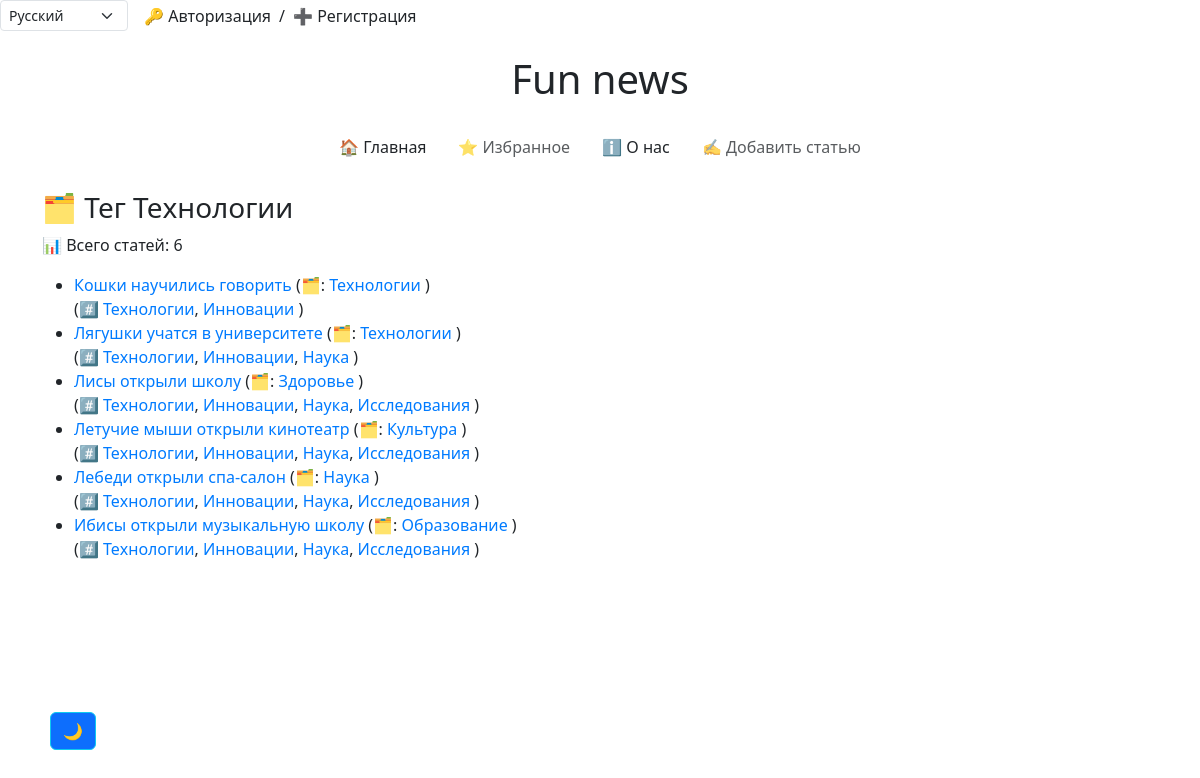
Page /ru/news/news/tag/Технологии/ on the earlier database version.
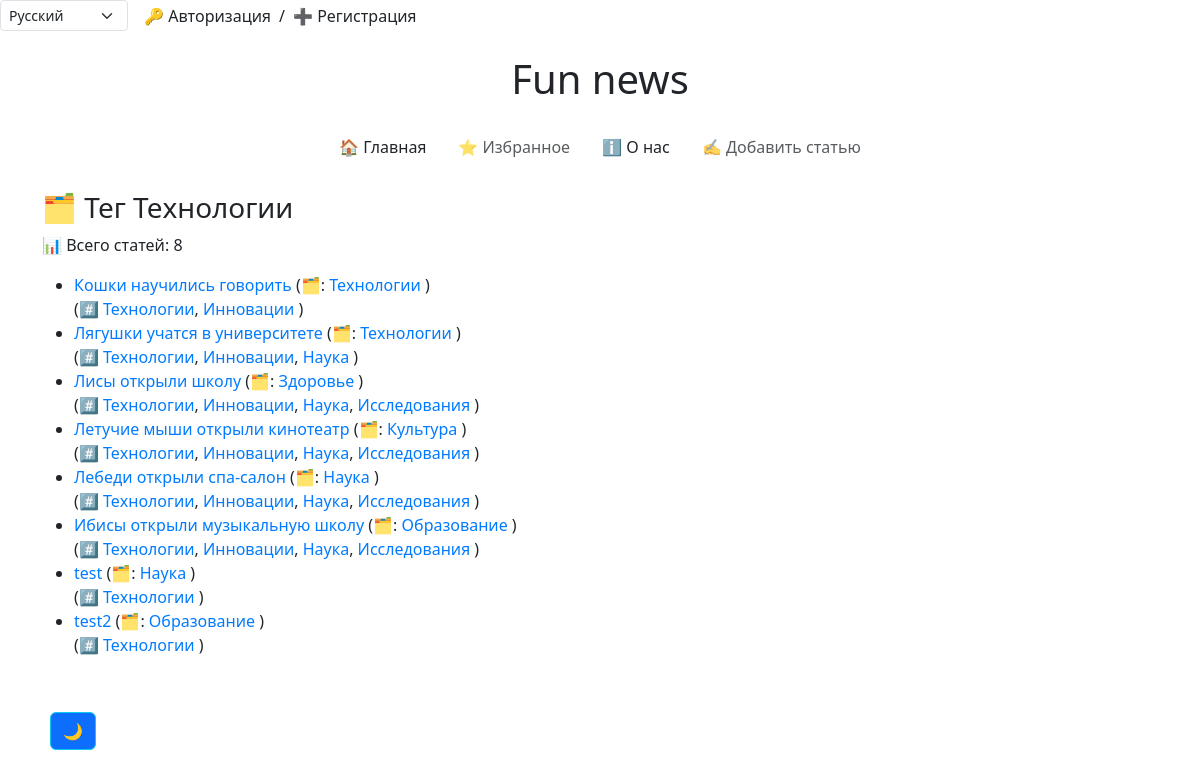
Same page on the later database version.
### news/models.py (models this page shows, shortened)
class Article(models.Model):
    title = models.CharField(max_length=255, verbose_name='Заголовок')
    content = models.TextField(verbose_name='Содержание')
    publication_date = models.DateTimeField(default=timezone.now, verbose_name='Дата публикации')
    views = models.IntegerField(default=0, verbose_name='Просмотры')
    category = models.ForeignKey("Category", on_delete=models.CASCADE, verbose_name='Категория', blank=True,
                              null=True)
    tags = models.ManyToManyField("Tag", related_name='article',  verbose_name='Теги', blank=True,
                              null=True)
    likes_count = models.IntegerField(default=0)
    favourites_count = models.IntegerField(default=0)
    is_active = models.BooleanField(default=True,  verbose_name='Теги')
    slug = models.SlugField(blank=True, null=True, unique=True)
    image = models.ImageField(upload_to='articles/%Y/%m/%d/',
                              validators=[FileExtensionValidator(['jpg', 'jpeg', 'png', 'jpeg'])],
                              blank=True,
                              null=True)
    author = models.ForeignKey(get_user_model(), on_delete=models.SET_NULL, null=True,
                               default=None, verbose_name='Author')
    class Meta:
        verbose_name = 'Статья'  # единственное число для отображения в админке
        verbose_name_plural = 'Статьи'  # мн. число для отображения в админке

class Category(models.Model):
    name = models.CharField(max_length=255, unique=True)
    class Meta:
        verbose_name = 'Категория'  # единственное число для отображения в админке
        verbose_name_plural = 'Категории'  # мн. число для отображения в админке

class Tag(models.Model):
    name = models.CharField(max_length=255, unique=True)
    class Meta:
        verbose_name = 'Тег'  # единственное число для отображения в админке
        verbose_name_plural = 'Теги'  # мн. число для отображения в админке

### news/views.py (the view)
# urls.py: path('news/tag/<str:tag_name>/', news_by_tag, name='news_by_tag'),                                # Новости по тегу
def news_by_tag(request, tag_name):
    tag = get_object_or_404(Tag, name=tag_name)
    news = Article.objects.filter(tags=tag)
    all_tags = Tag.objects.all()
    articles_count = news.count()
    all_categories = Category.objects.all()
    context = {
        "news": news,
        "articles_count": articles_count,
        'filter': f"Тег {tag.name}",
        "all_tags": all_tags,
        "selected_tag": tag_name,
        "all_categories": all_categories,
    }
    return render(request, 'news/category_and_tag.html', context)

### news/templates/news/category_and_tag.html (shortened to what this page needs)
{% extends 'news/base.html' %}
{% load i18n %}
{% block content %}
<section class="news">
    <h3> 🗂️ {{ filter }}</h3>
    <p>{% trans '📊 Всего статей:' %} {{ articles_count }}</p>
    {% if news %}
        <ul>
            {% for item in news %}
                <li>
                    <a href="{% url 'news:article_detail' slug=item.slug %}">{{ item.title }}</a>
                    {% if item.category %}
                        <span class="category">
                            ({% trans '🗂️:'  %}
                            <a href="{% url 'news:news_by_category' item.category.name %}">
                                {{ item.category.name }}
                            </a>)
                        </span>
                    {% endif %}
                    <br>
                    {% if item.tags.all %}
                        <span class="tags">
                            ({% trans '#️⃣ '  %}
                            {% for tag in item.tags.all %}
                                <a href="{% url 'news:news_by_tag' tag.name %}"> {{ tag.name }}</a>{% if not forloop.last %}, {% endif %}
                            {% endfor %}
                            )
                        </span>
                    {% endif %}
                </li>
            {% endfor %}
        </ul>
    {% else %}
        <p>{% trans '😕 Нет новостей для отображения.'  %} </p>
    {% endif %}
</section>
{% endblock %}

Differences in the rows shown:
added Article: title "test", category.name "Наука", Tag (name "Технологии")
added Article: title "test2", category.name "Образование", Tag (name "Технологии")
Other differences:
{{ articles_count }}: "6" → "8"
